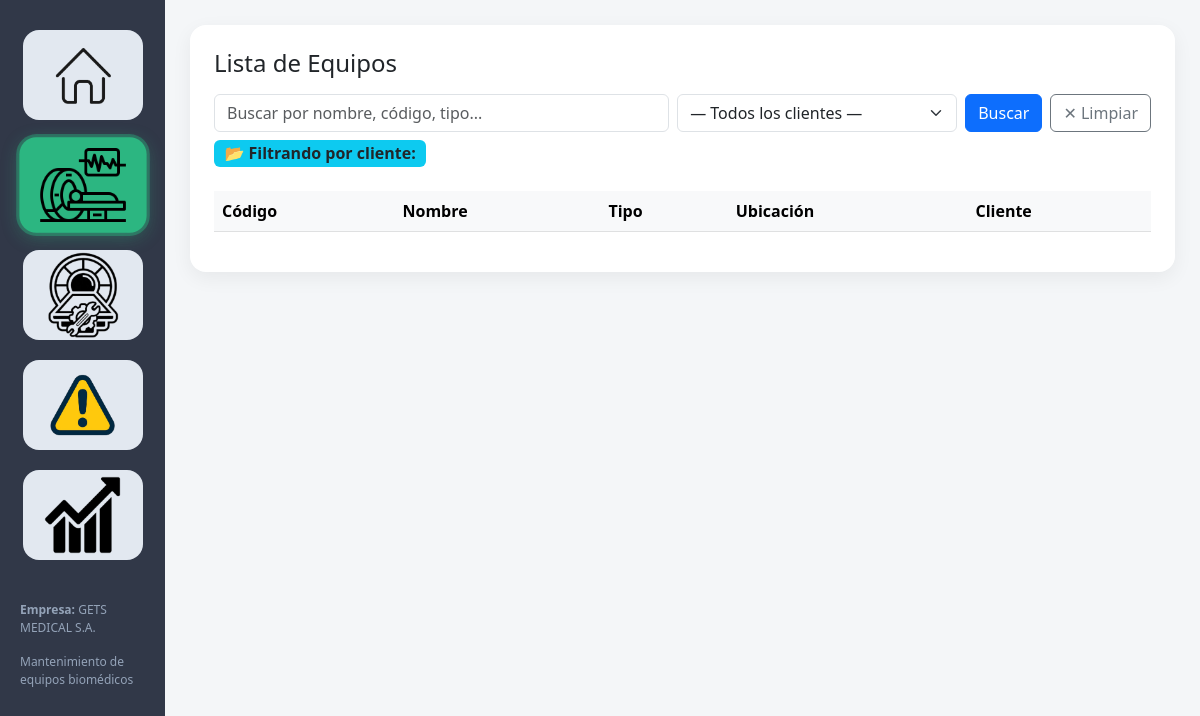
Before: /equipos/?cliente=1 with the older database file.
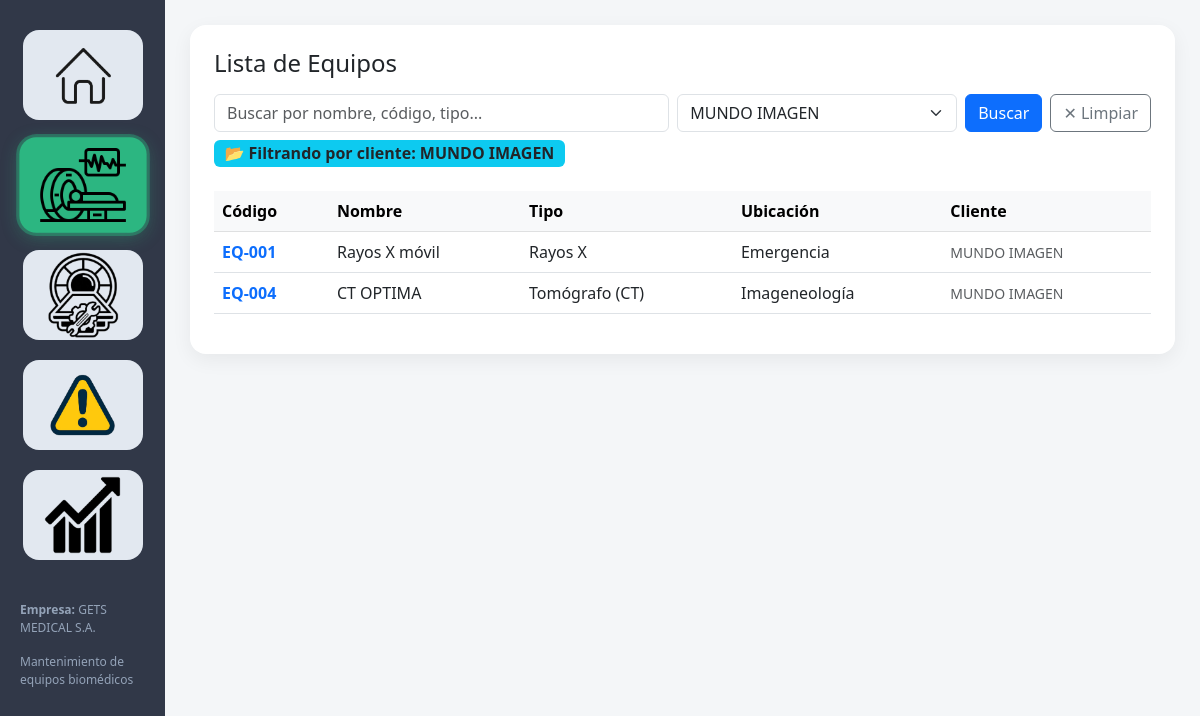
After: the same page with the newer database file.
### core/models.py (models this page shows, shortened)
class Cliente(models.Model):
    nombre    = models.CharField(max_length=150, unique=True, help_text='Nombre del cliente o institución')
    ruc       = models.CharField(max_length=20, blank=True, null=True, help_text='RUC o identificación fiscal')
    direccion = models.CharField(max_length=200, blank=True, null=True)
    telefono  = models.CharField(max_length=30, blank=True, null=True)
    contacto  = models.CharField(max_length=100, blank=True, null=True, help_text='Persona de contacto')
    email     = models.EmailField(blank=True, null=True)
    class Meta:
        verbose_name        = 'Cliente'
        verbose_name_plural = 'Clientes'
        ordering            = ['nombre']

class Equipo(models.Model):
    TIPO_CHOICES = [
        ('rayos_x',          'Rayos X'),
        ('tomografo',        'Tomógrafo (CT)'),
        ('resonancia',       'Resonancia Magnética (RM)'),
        ('ultrasonido',      'Ultrasonido / Ecógrafo'),
        ('mamografo',        'Mamógrafo'),
        ('fluoroscopio',     'Fluoroscopio'),
        ('densitometro',     'Densitómetro óseo'),
        ('arco_c',           'Arco en C'),
        ('angiografo',       'Angiógrafo'),
        ('pet_scan',         'PET / PET-CT'),
        ('monitor',          'Monitor de signos vitales'),
        ('ventilador',       'Ventilador mecánico'),
        ('desfibrilador',    'Desfibrilador / DEA'),
        ('electrocardiografo','Electrocardiógraf (ECG)'),
        ('oximetro',         'Oxímetro de pulso'),
        ('bomba_infusion',   'Bomba de infusión'),
        ('incubadora',       'Incubadora neonatal'),
        ('electrobisturi',   'Electrobisturí'),
        ('laser_medico',     'Láser médico'),
        ('arco_quirurgico',  'Arco quirúrgico'),
        ('analizador',       'Analizador / Autoanalizador'),
        ('centrifuga',       'Centrífuga'),
        ('microscopio',      'Microscopio'),
        ('espectrofotometro','Espectrofotómetro'),
        ('autoclave',        'Autoclave / Esterilizador'),
        ('ultrasonido_rehab','Ultrasonido terapéutico'),
        ('electroterapia',   'Electroterapia / TENS'),
        ('laser_rehab',      'Láser terapéutico'),
        ('rayos_x_dental',   'Rayos X dental'),
        ('unidad_dental',    'Unidad odontológica'),
        ('otro',             'Otro'),
    ]
    codigo            = models.CharField(max_length=50, unique=True)
    nombre            = models.CharField(max_length=100)
    tipo              = models.CharField(
                            max_length=50,
                            choices=TIPO_CHOICES,
                            default='otro',
                            help_text='Categoría del equipo biomédico'
                        )
    tipo_otro         = models.CharField(
                            max_length=100,
                            blank=True,
                            null=True,
                            help_text='Especificar si el tipo es "Otro"'
                        )
    marca             = models.CharField(max_length=50)
    modelo            = models.CharField(max_length=50)
    serie             = models.CharField(max_length=50)
    ubicacion         = models.CharField(max_length=100)
    estado            = models.CharField(max_length=50)
    fecha_adquisicion = models.DateField(null=True, blank=True)
    criticidad        = models.CharField(max_length=20)
    usos_mas          = models.PositiveIntegerField(
        null=True,
        blank=True,
        help_text='Número de usos o mAs acumulados del equipo'
    )
    cliente           = models.ForeignKey(
        Cliente,
        on_delete=models.SET_NULL,
        null=True,
        blank=True,
        related_name='equipos',
        help_text='Cliente o institución propietaria del equipo'
    )
    tubo_modelo       = models.CharField(
        max_length=100,
        blank=True,
        null=True,
        help_text='Modelo del tubo de rayos X (dejar vacío si no aplica)'
    )
    tubo_serie        = models.CharField(
        max_length=100,
        blank=True,
        null=True,
        help_text='Número de serie del tubo de rayos X (dejar vacío si no aplica)'
    )
    class Meta:
        verbose_name        = 'Equipo'
        verbose_name_plural = 'Equipos'
        ordering            = ['codigo']
    def tipo_display(self):
        if self.tipo == 'otro':
            return self.tipo_otro or 'Otro'
        return self.get_tipo_display() or self.tipo

### core/views.py (the view, shortened to what this page needs)
# urls.py: path('equipos/',                                views.lista_equipos,         name='lista_equipos'),
def lista_equipos(request):
    q          = request.GET.get('q', '').strip()
    cliente_id = request.GET.get('cliente', '').strip()
    equipos = Equipo.objects.select_related('cliente').all()
    if cliente_id:
        equipos = equipos.filter(cliente__id=cliente_id)
    clientes = Cliente.objects.order_by('nombre')
    return render(request, 'lista.html', {
        'equipos':     equipos,
        'clientes':    clientes,
        'cliente_sel': cliente_id,
    })

### core/templates/lista.html (shortened to what this page needs)
{% extends 'base.html' %}
{% block content %}
<div class="card p-4">
<h4 class="mb-3">Lista de Equipos</h4>
<form method="get" class="mb-4">
    <div class="d-flex gap-2 flex-wrap">
        <input
            type="text"
            name="q"
            placeholder="Buscar por nombre, código, tipo..."
            class="form-control"
            style="min-width:220px;flex:1"
            value="{{ request.GET.q }}"
        >
        <select name="cliente" class="form-select" style="min-width:200px;max-width:280px">
            <option value="">— Todos los clientes —</option>
            {% for c in clientes %}
            <option value="{{ c.id }}" {% if cliente_sel == c.id|stringformat:"s" %}selected{% endif %}>
                {{ c.nombre }}
            </option>
            {% endfor %}
        </select>
        <button type="submit" class="btn btn-primary">Buscar</button>
        {% if request.GET.q or request.GET.cliente %}
        <a href="/equipos/" class="btn btn-outline-secondary">✕ Limpiar</a>
        {% endif %}
    </div>
    {% if request.GET.cliente %}
    <div class="mt-2">
        <span class="badge bg-info text-dark fs-6">
            📂 Filtrando por cliente:
            {% for c in clientes %}{% if c.id|stringformat:"s" == request.GET.cliente %}{{ c.nombre }}{% endif %}{% endfor %}
        </span>
    </div>
    {% endif %}
</form>
<div class="table-responsive">
<table class="table table-hover align-middle">
<thead class="table-light">
<tr>
    <th>Código</th>
    <th>Nombre</th>
    <th>Tipo</th>
    <th>Ubicación</th>
    <th>Cliente</th>
</tr>
</thead>
<tbody>
{% for e in equipos %}
<tr>
    <td>
        <a href="/equipo/{{ e.id }}/" class="text-decoration-none fw-bold text-primary">
            {{ e.codigo }}
        </a>
    </td>
    <td>{{ e.nombre }}</td>
    <td>{{ e.tipo_display }}</td>
    <td>{{ e.ubicacion }}</td>
    <td>
        {% if e.cliente %}
        <a href="/equipos/?cliente={{ e.cliente.id }}" class="text-decoration-none text-muted small">
            {{ e.cliente.nombre }}
        </a>
        {% else %}
        <span class="text-muted">—</span>
        {% endif %}
    </td>
</tr>
{% endfor %}
</tbody>
</table>
</div>
</div>
{% endblock %}

Changed rows visible on the page:
added Cliente: nombre "MUNDO IMAGEN"
now on this page (row edited): Equipo: codigo "EQ-001", nombre "Rayos X móvil", tipo_display "Rayos X", ubicacion "Emergencia", cliente.nombre "MUNDO IMAGEN"
added Equipo: codigo "EQ-004", nombre "CT OPTIMA", tipo_display "Tomógrafo (CT)", ubicacion "Imageneología", cliente.nombre "MUNDO IMAGEN"
Other visible differences:
form field cliente: "— Todos los clientes —" → "MUNDO IMAGEN"
